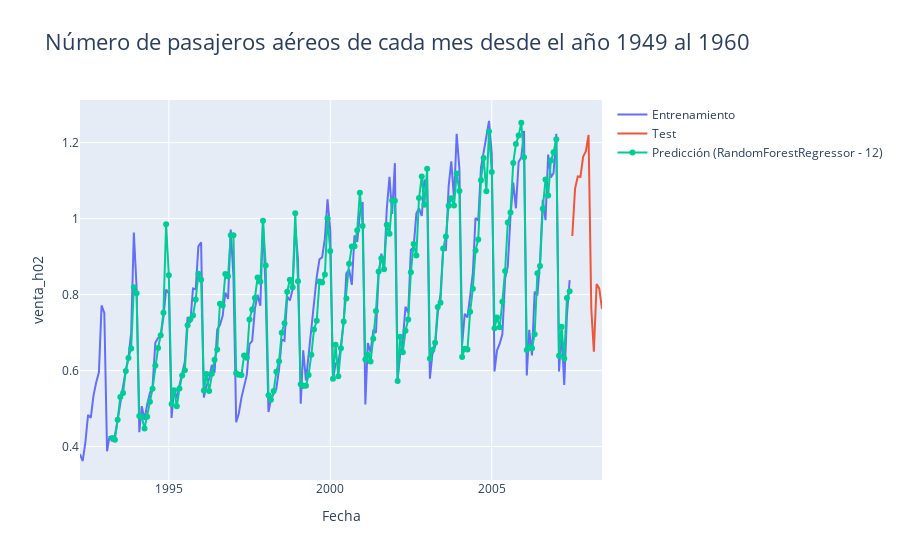

The cell this chart's notebook holds for it:
### Code cell
#27.3.8 Saca la gráfica **interactiva** con el histórico, las predicciones de los modelos desarrollados y los valores reales del último año:

# - Predicción del modelo **AR** (`27.2.2`)


import plotly.graph_objects as go
fig = go.Figure()

fig.add_trace(go.Scatter(
    x=df_train.index,
    y=df_train['venta_h02'],
    name="Entrenamiento",
    mode="lines"
    ))

fig.add_trace(go.Scatter(
    x=df_test.index,
    y=df_test['venta_h02'],
    name="Test",
    mode="lines"
    ))


fig.add_trace(go.Scatter(
    x=estim_ar.index,
    y=estim_ar,
    name="Predicción (AR - 12)",
    mode="markers+lines"
    ))



fig.update_layout(title="Número de pasajeros aéreos de cada mes desde el año 1949 al 1960",
                  title_font_size=22,
                  xaxis_title = 'Fecha',
                  yaxis_title= 'venta_h02'
                  )

fig.show()

### Esta prediccion de Random Forest es bastante buena sigue casi a la prefecion los dato reales y la tendencia

### Figure 1 — Plotly figure (JSON) as saved in the notebook; plotly's stock layout.template omitted (floating-point values rounded to 4 significant figures; data arrays with more than 128 entries replaced by an {"elided": "..."} marker saying what was removed)
{"data": [{"mode": "lines", "name": "Entrenamiento", "type": "scatter", "x": {"elided": "183 str values"}, "y": {"elided": "183 float values"}}, {"mode": "lines", "name": "Test", "type": "scatter", "x": ["2007-07-01T00:00:00", "2007-08-01T00:00:00", "2007-09-01T00:00:00", "2007-10-01T00:00:00", "2007-11-01T00:00:00", "2007-12-01T00:00:00", "2008-01-01T00:00:00", "2008-02-01T00:00:00", "2008-03-01T00:00:00", "2008-04-01T00:00:00", "2008-05-01T00:00:00", "2008-06-01T00:00:00"], "y": [0.9541, 1.078, 1.111, 1.11, 1.164, 1.177, 1.22, 0.7618, 0.6494, 0.8279, 0.8163, 0.7621]}, {"mode": "markers+lines", "name": "Predicción (RandomForestRegressor - 12)", "type": "scatter", "x": {"elided": "171 str values"}, "y": {"elided": "171 float values"}}], "layout": {"title": {"font": {"size": 22}, "text": "Número de pasajeros aéreos de cada mes desde el año 1949 al 1960"}, "xaxis": {"title": {"text": "Fecha"}}, "yaxis": {"title": {"text": "venta_h02"}}}}
